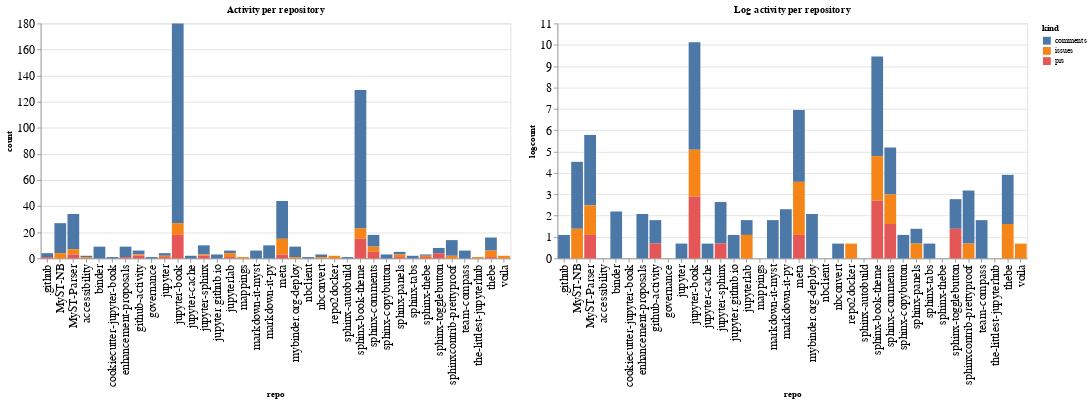

Source (notebook cell):
### Code cell
ch1 = alt.Chart(repo_summaries, width=600, title="Activity per repository").mark_bar().encode(
    x='repo',
    y='count',
    color='kind',
    tooltip="kind"
)

ch2 = alt.Chart(repo_summaries, width=600, title="Log activity per repository").mark_bar().encode(
    x='repo',
    y='logcount',
    color='kind',
    tooltip="kind"
)

ch1 | ch2

### Figure 1 — Vega-Lite specification as saved in the notebook (floating-point values rounded to 4 significant figures)
{"config": {"axisLeft": {"labelFontSize": 15}, "axisBottom": {"labelFontSize": 15}}, "hconcat": [{"mark": "bar", "encoding": {"color": {"type": "nominal", "field": "kind"}, "tooltip": {"type": "nominal", "field": "kind"}, "x": {"type": "nominal", "field": "repo"}, "y": {"type": "quantitative", "field": "count"}}, "title": "Activity per repository", "width": 600}, {"mark": "bar", "encoding": {"color": {"type": "nominal", "field": "kind"}, "tooltip": {"type": "nominal", "field": "kind"}, "x": {"type": "nominal", "field": "repo"}, "y": {"type": "quantitative", "field": "logcount"}}, "title": "Log activity per repository", "width": 600}], "data": {"name": "data-64882cfd3b053acc9acad3a9a5a232da"}, "$schema": "https://vega.github.io/schema/vega-lite/v4.8.1.json", "datasets": {"data-64882cfd3b053acc9acad3a9a5a232da": [{"repo": ".github", "kind": "comments", "count": 3, "logcount": 1.099}, {"repo": ".github", "kind": "prs", "count": 1, "logcount": 0.0}, {"repo": "MyST-NB", "kind": "comments", "count": 23, "logcount": 3.135}, {"repo": "MyST-NB", "kind": "issues", "count": 4, "logcount": 1.386}, {"repo": "MyST-Parser", "kind": "comments", "count": 27, "logcount": 3.296}, {"repo": "MyST-Parser", "kind": "issues", "count": 4, "logcount": 1.386}, {"repo": "MyST-Parser", "kind": "prs", "count": 3, "logcount": 1.099}, {"repo": "accessibility", "kind": "comments", "count": 1, "logcount": 0.0}, {"repo": "accessibility", "kind": "issues", "count": 1, "logcount": 0.0}, {"repo": "binder", "kind": "comments", "count": 9, "logcount": 2.197}, {"repo": "cookiecutter-jupyter-book", "kind": "comments", "count": 1, "logcount": 0.0}, {"repo": "enhancement-proposals", "kind": "comments", "count": 8, "logcount": 2.079}, {"repo": "enhancement-proposals", "kind": "prs", "count": 1, "logcount": 0.0}, {"repo": "github-activity", "kind": "comments", "count": 3, "logcount": 1.099}, {"repo": "github-activity", "kind": "issues", "count": 1, "logcount": 0.0}, {"repo": "github-activity", "kind": "prs", "count": 2, "logcount": 0.6931}, {"repo": "governance", "kind": "comments", "count": 1, "logcount": 0.0}, {"repo": "jupyter", "kind": "comments", "count": 2, "logcount": 0.6931}, {"repo": "jupyter", "kind": "issues", "count": 1, "logcount": 0.0}, {"repo": "jupyter", "kind": "prs", "count": 1, "logcount": 0.0}, {"repo": "jupyter-book", "kind": "comments", "count": 153, "logcount": 5.03}, {"repo": "jupyter-book", "kind": "issues", "count": 9, "logcount": 2.197}, {"repo": "jupyter-book", "kind": "prs", "count": 18, "logcount": 2.89}, {"repo": "jupyter-cache", "kind": "comments", "count": 2, "logcount": 0.6931}, {"repo": "jupyter-sphinx", "kind": "comments", "count": 7, "logcount": 1.946}, {"repo": "jupyter-sphinx", "kind": "issues", "count": 1, "logcount": 0.0}, {"repo": "jupyter-sphinx", "kind": "prs", "count": 2, "logcount": 0.6931}, {"repo": "jupyter.github.io", "kind": "comments", "count": 3, "logcount": 1.099}, {"repo": "jupyterlab", "kind": "comments", "count": 2, "logcount": 0.6931}, {"repo": "jupyterlab", "kind": "issues", "count": 3, "logcount": 1.099}, {"repo": "jupyterlab", "kind": "prs", "count": 1, "logcount": 0.0}, {"repo": "mappings", "kind": "issues", "count": 1, "logcount": 0.0}, {"repo": "markdown-it-myst", "kind": "comments", "count": 6, "logcount": 1.792}, {"repo": "markdown-it-py", "kind": "comments", "count": 10, "logcount": 2.303}, {"repo": "meta", "kind": "comments", "count": 29, "logcount": 3.367}, {"repo": "meta", "kind": "issues", "count": 12, "logcount": 2.485}, {"repo": "meta", "kind": "prs", "count": 3, "logcount": 1.099}, {"repo": "mybinder.org-deploy", "kind": "comments", "count": 8, "logcount": 2.079}, {"repo": "mybinder.org-deploy", "kind": "issues", "count": 1, "logcount": 0.0}, {"repo": "nbclient", "kind": "comments", "count": 1, "logcount": 0.0}, {"repo": "nbconvert", "kind": "comments", "count": 2, "logcount": 0.6931}, {"repo": "nbconvert", "kind": "issues", "count": 1, "logcount": 0.0}, {"repo": "repo2docker", "kind": "issues", "count": 2, "logcount": 0.6931}, {"repo": "sphinx-autobuild", "kind": "comments", "count": 1, "logcount": 0.0}, {"repo": "sphinx-book-theme", "kind": "comments", "count": 106, "logcount": 4.663}, {"repo": "sphinx-book-theme", "kind": "issues", "count": 8, "logcount": 2.079}, {"repo": "sphinx-book-theme", "kind": "prs", "count": 15, "logcount": 2.708}, {"repo": "sphinx-comments", "kind": "comments", "count": 9, "logcount": 2.197}, {"repo": "sphinx-comments", "kind": "issues", "count": 4, "logcount": 1.386}, {"repo": "sphinx-comments", "kind": "prs", "count": 5, "logcount": 1.609}, {"repo": "sphinx-copybutton", "kind": "comments", "count": 3, "logcount": 1.099}, {"repo": "sphinx-panels", "kind": "comments", "count": 2, "logcount": 0.6931}, {"repo": "sphinx-panels", "kind": "issues", "count": 2, "logcount": 0.6931}, {"repo": "sphinx-panels", "kind": "prs", "count": 1, "logcount": 0.0}, {"repo": "sphinx-tabs", "kind": "comments", "count": 2, "logcount": 0.6931}, {"repo": "sphinx-thebe", "kind": "comments", "count": 1, "logcount": 0.0}, {"repo": "sphinx-thebe", "kind": "issues", "count": 1, "logcount": 0.0}, {"repo": "sphinx-thebe", "kind": "prs", "count": 1, "logcount": 0.0}, {"repo": "sphinx-togglebutton", "kind": "comments", "count": 4, "logcount": 1.386}, {"repo": "sphinx-togglebutton", "kind": "prs", "count": 4, "logcount": 1.386}, {"repo": "sphinxcontrib-prettyproof", "kind": "comments", "count": 12, "logcount": 2.485}, {"repo": "sphinxcontrib-prettyproof", "kind": "issues", "count": 2, "logcount": 0.6931}, {"repo": "team-compass", "kind": "comments", "count": 6, "logcount": 1.792}, {"repo": "the-littlest-jupyterhub", "kind": "issues", "count": 1, "logcount": 0.0}, {"repo": "thebe", "kind": "comments", "count": 10, "logcount": 2.303}, {"repo": "thebe", "kind": "issues", "count": 5, "logcount": 1.609}, {"repo": "thebe", "kind": "prs", "count": 1, "logcount": 0.0}, {"repo": "voila", "kind": "issues", "count": 2, "logcount": 0.6931}]}}
